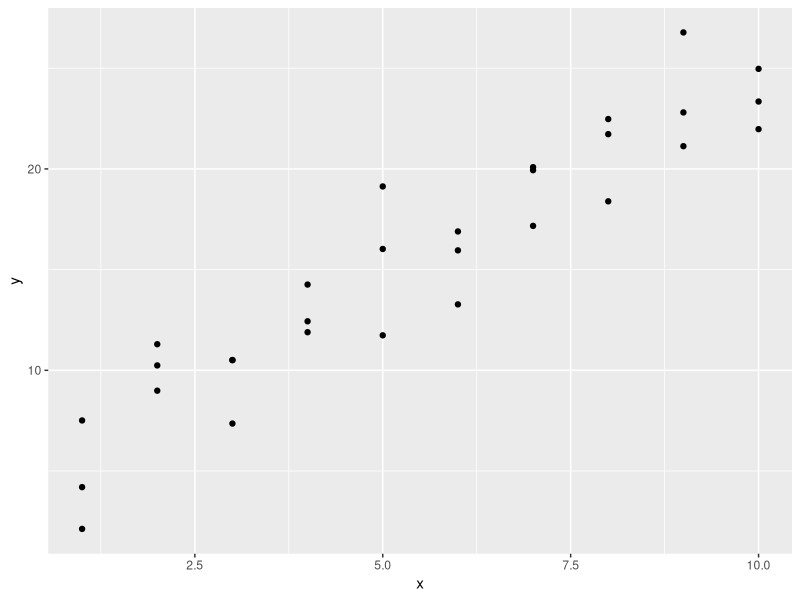
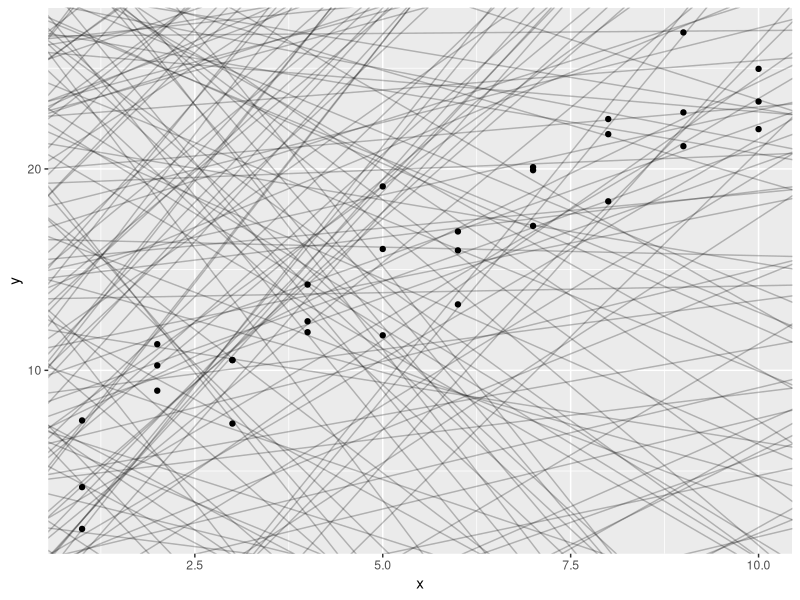
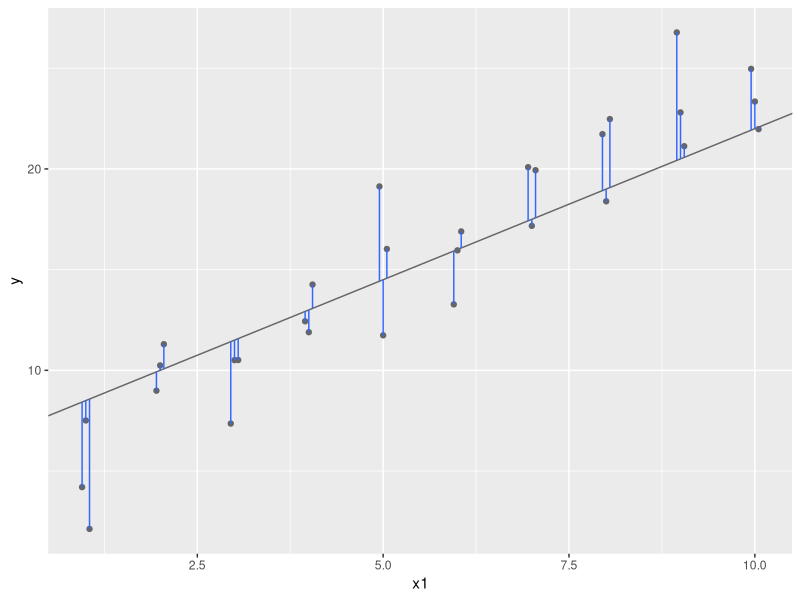

R code for these plots, in order: (Note: this script raises an error after producing the figures.)
## ---- chunk 1
knitr::opts_chunk$set(echo = TRUE)
## ---- chunk 2
library(tidyverse)

library(modelr)
options(na.action = na.warn)
## ---- chunk 3
ggplot(sim1, aes(x, y)) + 
  geom_point()
## ---- chunk 4
models <- tibble(
  a1 = runif(250, -20, 40),
  a2 = runif(250, -5, 5)
)

ggplot(sim1, aes(x, y)) + 
  geom_abline(aes(intercept = a1, slope = a2), data = models, alpha = 1/4) +
  geom_point() 
## ---- chunk 5
dist1 <- sim1 %>% 
  mutate(
    # repeat triple, 10 x   
    dodge = rep(c(-1, 0, 1) / 20, 10),
    x1 = x + dodge,
    pred = 7 + x1 * 1.5
  )

ggplot(dist1, aes(x1, y)) + 
  geom_abline(intercept = 7, slope = 1.5, colour = "grey40") +
  geom_point(colour = "grey40") +
  geom_linerange(aes(ymin = y, ymax = pred), colour = "#3366FF") 
## ---- chunk 6
calc_model <- function (intercept, slope, data) {
  x <- data$x
  y_hat <- intercept + slope*data$y
  residue <- y_hat - y
  mse <- calc_mse(residue)
  ## t <- tibble  (will have list columns)
}
## ---- chunk 7
calc_mse <- function(residuals) {
  sqrt(mean(residuals ^ 2))
}
## ---- chunk 8
sim1_dist <- function(a1, a2) {
  measure_distance(c(a1, a2), sim1)
}

models <- models %>% 
  mutate(dist = purrr::map2_dbl(a1, a2, sim1_dist))
models
## ---- chunk 9
ggplot(sim1, aes(x, y)) + 
  geom_point(size = 2, colour = "grey30") + 
  geom_abline(
    aes(intercept = a1, slope = a2, colour = -dist), 
    data = filter(models, rank(dist) <= 10)
  )
## ---- chunk 10
ggplot(models, aes(a1, a2)) +
  geom_point(data = 
       filter(models, rank(dist) <= 10), size = 4, colour = "red") +
  geom_point(aes(colour = -dist)) # cute, adds layer, ON top of red dots
## ---- chunk 11
grid <- expand.grid(
  a1 = seq(-5, 20, length = 25),
  a2 = seq(1, 3, length = 25)
  ) %>% 
  mutate(dist = purrr::map2_dbl(a1, a2, sim1_dist))

grid %>% 
  ggplot(aes(a1, a2)) +
  geom_point(data = filter(grid, rank(dist) <= 10), size = 4, colour = "red") +
  geom_point(aes(colour = -dist)) 
## ---- chunk 12
ggplot(sim1, aes(x, y)) + 
  geom_point(size = 2, colour = "grey30") + 
  geom_abline(
    aes(intercept = a1, slope = a2, colour = -dist), 
    data = filter(grid, rank(dist) <= 10)
  )
## ---- chunk 13
best <- optim(c(0, 0), measure_distance, data = sim1)
best$par

ggplot(sim1, aes(x, y)) + 
  geom_point(size = 2, colour = "grey30") + 
  geom_abline(intercept = best$par[1], slope = best$par[2])
## ---- chunk 14
sim1_mod <- lm(y ~ x, data = sim1)
coef(sim1_mod)
## ---- chunk 15
    sim1a <- tibble(
      x = rep(1:10, each = 3),
      y = x * 1.5 + 6 + rt(length(x), df = 2)
    )
## ---- chunk 16
    measure_distance <- function(mod, data) {
      diff <- data$y - model1(mod, data)
      mean(abs(diff))
    }
## ---- chunk 17
    model1 <- function(a, data) {
      a[1] + data$x * a[2] + a[3]
    }
## ---- chunk 18
grid <- sim1 %>% 
  data_grid(x) 
grid
## ---- chunk 19
grid <- grid %>% 
  add_predictions(sim1_mod) 
grid
## ---- chunk 20
ggplot(sim1, aes(x)) +
  geom_point(aes(y = y)) +
  geom_line(aes(y = pred), data = grid, colour = "red", size = 1)
## ---- chunk 21
sim1 <- sim1 %>% 
  add_residuals(sim1_mod)
sim1
## ---- chunk 22
ggplot(sim1, aes(resid)) + 
  geom_freqpoly(binwidth = 0.5)
## ---- chunk 23
ggplot(sim1, aes(x, resid)) + 
  geom_ref_line(h = 0) +
  geom_point() 
## ---- chunk 24
df <- tribble(
  ~y, ~x1, ~x2,
  4, 2, 5,
  5, 1, 6
)
model_matrix(df, y ~ x1)
## ---- chunk 25
model_matrix(df, y ~ x1 - 1)
## ---- chunk 26
model_matrix(df, y ~ x1 + x2)
## ---- chunk 27
df <- tribble(
  ~ sex, ~ response,
  "male", 1,
  "female", 2,
  "male", 1
)
model_matrix(df, response ~ sex)
## ---- chunk 28
ggplot(sim2) + 
  geom_point(aes(x, y))
## ---- chunk 29
mod2 <- lm(y ~ x, data = sim2)

grid <- sim2 %>% 
  data_grid(x) %>% 
  add_predictions(mod2)
grid
## ---- chunk 30
ggplot(sim2, aes(x)) + 
  geom_point(aes(y = y)) +
  geom_point(data = grid, aes(y = pred), colour = "red", size = 4)
## ---- chunk 31
tibble(x = "e") %>% 
  add_predictions(mod2)
## ---- chunk 32
ggplot(sim3, aes(x1, y)) + 
  geom_point(aes(colour = x2))
## ---- chunk 33
mod1 <- lm(y ~ x1 + x2, data = sim3)
mod2 <- lm(y ~ x1 * x2, data = sim3)
## ---- chunk 34
grid <- sim3 %>% 
  data_grid(x1, x2) %>% 
  gather_predictions(mod1, mod2)
grid
## ---- chunk 35
ggplot(sim3, aes(x1, y, colour = x2)) + 
  geom_point() + 
  geom_line(data = grid, aes(y = pred)) + 
  facet_wrap(~ model)
## ---- chunk 36
sim3 <- sim3 %>% 
  gather_residuals(mod1, mod2)

ggplot(sim3, aes(x1, resid, colour = x2)) + 
  geom_point() + 
  facet_grid(model ~ x2)
## ---- chunk 37
mod1 <- lm(y ~ x1 + x2, data = sim4)
mod2 <- lm(y ~ x1 * x2, data = sim4)

grid <- sim4 %>% 
  data_grid(
    x1 = seq_range(x1, 5), 
    x2 = seq_range(x2, 5) 
  ) %>% 
  gather_predictions(mod1, mod2)
grid
## ---- chunk 38
    seq_range(c(0.0123, 0.923423), n = 5)
    seq_range(c(0.0123, 0.923423), n = 5, pretty = TRUE)
## ---- chunk 39
    x1 <- rcauchy(100)
    seq_range(x1, n = 5)
    seq_range(x1, n = 5, trim = 0.10)
    seq_range(x1, n = 5, trim = 0.25)
    seq_range(x1, n = 5, trim = 0.50)
## ---- chunk 40
    x2 <- c(0, 1)
    seq_range(x2, n = 5)
    seq_range(x2, n = 5, expand = 0.10)
    seq_range(x2, n = 5, expand = 0.25)
    seq_range(x2, n = 5, expand = 0.50)
## ---- chunk 41
ggplot(grid, aes(x1, x2)) + 
  geom_tile(aes(fill = pred)) + 
  facet_wrap(~ model)
## ---- chunk 42
ggplot(grid, aes(x1, pred, colour = x2, group = x2)) + 
  geom_line() +
  facet_wrap(~ model)
ggplot(grid, aes(x2, pred, colour = x1, group = x1)) + 
  geom_line() +
  facet_wrap(~ model)
## ---- chunk 43
df <- tribble(
  ~y, ~x,
   1,  1,
   2,  2, 
   3,  3
)
model_matrix(df, y ~ x^2 + x)
model_matrix(df, y ~ I(x^2) + x)
## ---- chunk 44
model_matrix(df, y ~ poly(x, 2))
## ---- chunk 45
library(splines)
model_matrix(df, y ~ ns(x, 2))
## ---- chunk 46
sim5 <- tibble(
  x = seq(0, 3.5 * pi, length = 50),
  y = 4 * sin(x) + rnorm(length(x))
)

ggplot(sim5, aes(x, y)) +
  geom_point()
## ---- chunk 47
mod1 <- lm(y ~ ns(x, 1), data = sim5)
mod2 <- lm(y ~ ns(x, 2), data = sim5)
mod3 <- lm(y ~ ns(x, 3), data = sim5)
mod4 <- lm(y ~ ns(x, 4), data = sim5)
mod5 <- lm(y ~ ns(x, 5), data = sim5)

grid <- sim5 %>% 
  data_grid(x = seq_range(x, n = 50, expand = 0.1)) %>% 
  gather_predictions(mod1, mod2, mod3, mod4, mod5, .pred = "y")

ggplot(sim5, aes(x, y)) + 
  geom_point() +
  geom_line(data = grid, colour = "red") +
  facet_wrap(~ model)
## ---- chunk 48
df <- tribble(
  ~x, ~y,
  1, 2.2,
  2, NA,
  3, 3.5,
  4, 8.3,
  NA, 10
)

mod <- lm(y ~ x, data = df)
## ---- chunk 49
mod <- lm(y ~ x, data = df, na.action = na.exclude)
## ---- chunk 50
nobs(mod)
